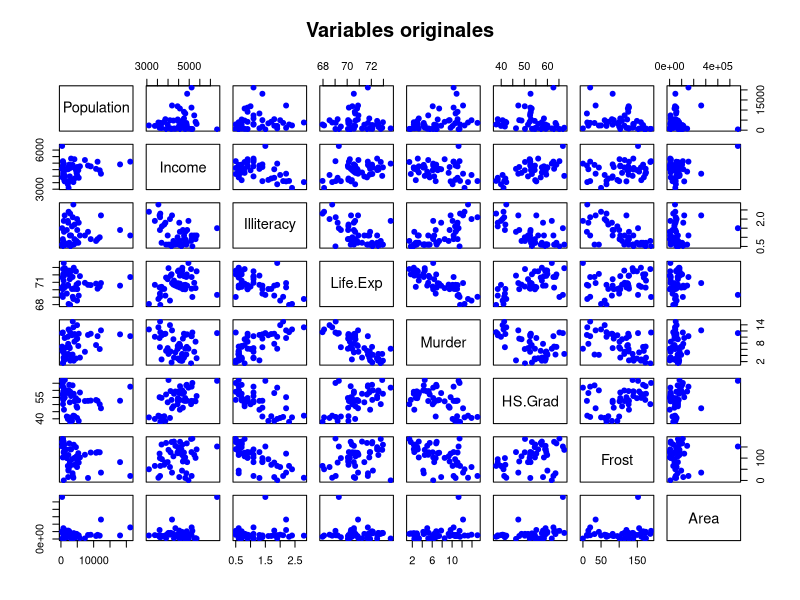

Write the R code that produced this figure. (Note: this script raises an error after producing the figure.)

#Analisis de componentes principales
x<-as.data.frame(state.x77)
View(x)
colnames(x)
#2.- Quitar los espacios de los nombres
colnames(x)[4]="Life.Exp"
colnames(x)[6]= "HS.Grad"

# 3.- Se definen n (numero de estados) y p (variables)
dim(x)

n<-dim(x)[1]
p<-dim(x)[2]

# 4.- Generaci?n de un scatterplot
# de las variables originales
pairs(x,col="blue", pch=19, 
      main="Variables originales")

#5.- Obtenci?n de los componentes principales
# con base en la matriz de covarianza muestral
mu<-colMeans(x)
mu
s<-cov(x)
s
#6.- Obtenci?n de los componentes principales 
# con base a la matriz de covarianza muestral
es<-eigen(s)
es

# 7.- Matriz de auto-valores
eigen.val<-es$values

# 8.- Matriz de auto-vectores
eigen.vec<-es$vectors

# Proporci?n de variabilidad para cada vector
pro.var<-eigen.val/sum(eigen.val)

# Proporci?n de variabilidad acumulada
pro.var.acum<-cumsum(eigen.val)/sum(eigen.val)

#----------------------------------
# Obtencion de los componentes principales con
# base en la matriz de correlaciones muestrales
#---------------------------------------

R<-cor(x)
R
eR<-eigen(R)
eR

# Obtenci?n de auto-valores
eigen.val<-eR$values

# Obtenci?n de auto-vectores
eigen.vec<-eR$vectors

# Proporcion de variablidad
pro.var<-eigen.val/sum(eigen.val)

# Proporcion de variabilidad acumulada
pro.var.acum<-cumsum(eigen.val)/sum(eigen.val)

# Media de los auto-valores
mean(eigen.val)

#---------------------------
# Obtencion de los coeficientes (nuevas variables)
# 
#--------------------------

# 1.- Centrar los datos con respecto a la media
ones<-matrix(rep(1,n),nrow=n, ncol=1)
ones
# 2.- Construccion de la matriz centrada
X.cen<-as.matrix(x)-ones%*%mu
X.cen

# 3.- Construccion de la matriz diagonal de las 
# varianzas
Dx<-diag(diag(s))
Dx

# 4.- Construccion de la matriz centrada multiplicada
# por Dx^1/2

Y<-X.Cen%*%solve(Dx)^(1/2)
Y #datos normalizados

# 5.- Construccion de los coeficientes o scores
# eigen.vec matriz de autovectores
scores<-Y%*%eigen.vec

# Nombramos las columnas PC1...PC8
colnames(scores)<-c("PC1","PC2","PC3","PC4","PC5",
                    "PC6", "PC7","PC8")

# visualizamos
scores

# Generacion del grafico de los scores
pairs(scores, main="scores", col="blue", pch=19)

